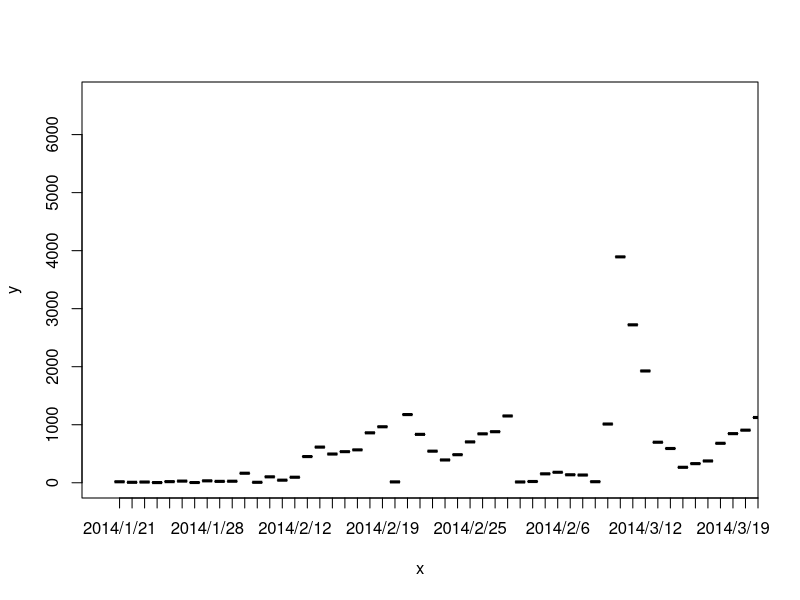

Here is the R script that generated this plot:
## ---- chunk 1

installs<-read.csv("installs.csv")
valueset=tapply(installs$Installs,installs$Date,sum)
paraset=factor(names(valueset))

plot(paraset,valueset, type="h",xlim=c(0,as.integer(50)))
